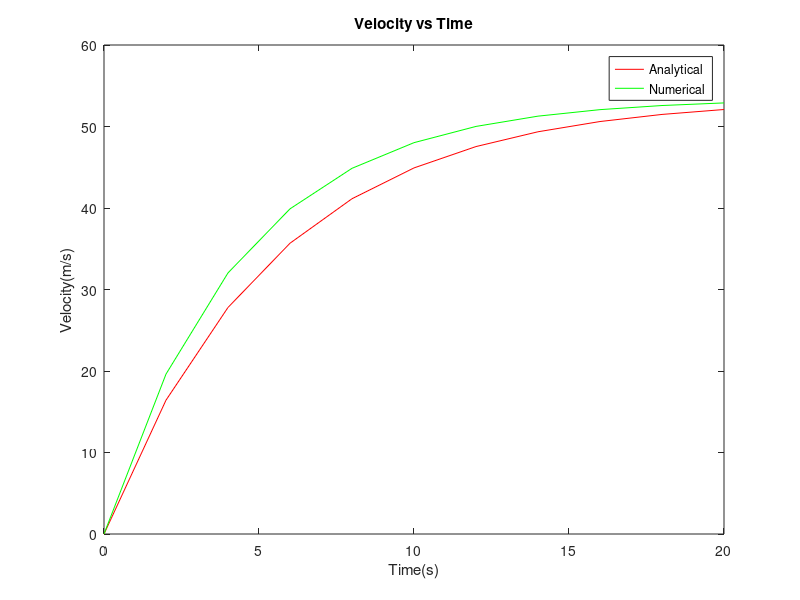

Here is the MATLAB script that generated this plot:
%% We want to plot the velocity against t using two different methods(analytical and numerical)
%analytical method
m=68.1; %kg
c=12.5; %kg/s
g=9.81; %m/s^2
t=linspace(0,20,11); %time (time step=2seconds)
D=exp(-t*c/m);
v_analytical=(g-g*D)*(m/c) %velocity
plot(t,v_analytical,'r')
hold on % We use this to plot the two figures in one plot
%Numerical method(Euler's method)
t=linspace(0,20,11);
m=68.1; %kg
c=12.5;%kg/s
g=9.81; %m/s^2
v_numerical=zeros(size(t));
v_numerical(1)=0; %velocity at t=0
for i=1:length(t)-1
    f=g-(v_numerical(i)*c/m);
    h=t(i+1)-t(i);
    v_numerical(i+1)=v_numerical(i)+f*h; %velocity in Euler's method
end
plot(t,v_numerical,'g')
xlabel('Time(s)')
ylabel('Velocity(m/s)')
legend('Analytical','Numerical')
title('Velocity vs Time')
